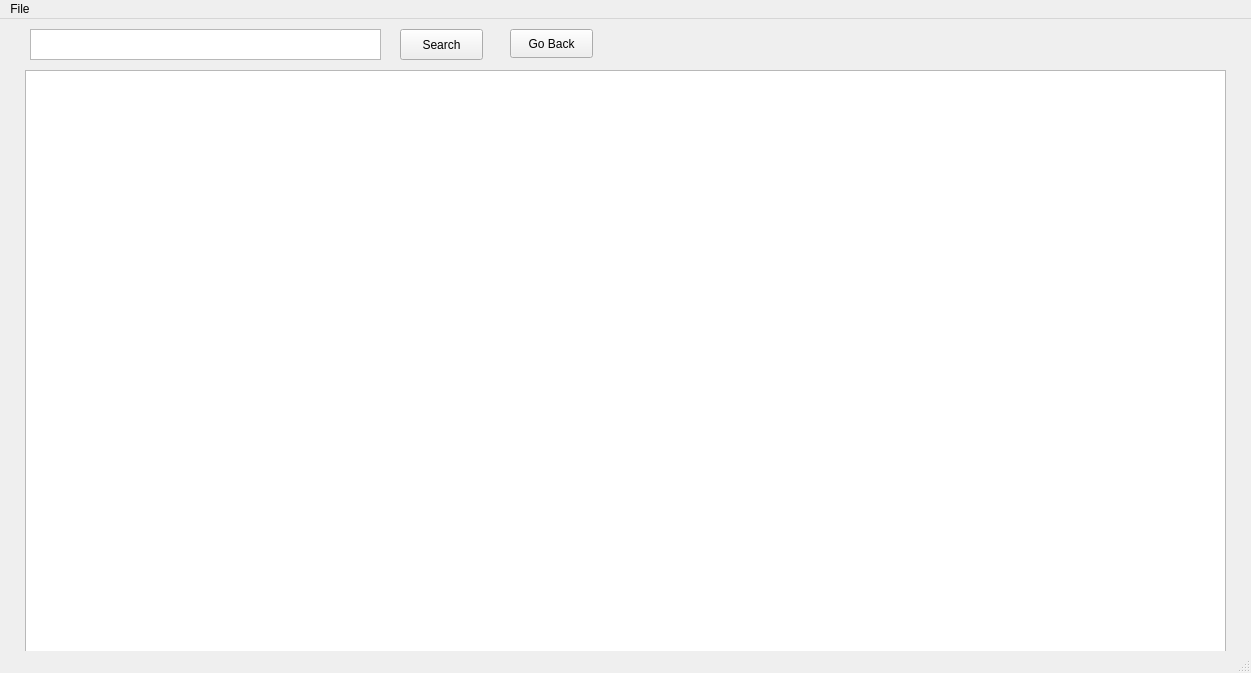
<?xml version="1.0" encoding="UTF-8"?>
<ui version="4.0">
 <class>MainWindow</class>
 <widget class="QMainWindow" name="MainWindow">
  <property name="geometry">
   <rect>
    <x>0</x>
    <y>0</y>
    <width>1251</width>
    <height>673</height>
   </rect>
  </property>
  <property name="windowTitle">
   <string>MainWindow</string>
  </property>
  <widget class="QWidget" name="centralwidget">
   <widget class="QTableView" name="tableView">
    <property name="geometry">
     <rect>
      <x>25</x>
      <y>51</y>
      <width>1201</width>
      <height>691</height>
     </rect>
    </property>
   </widget>
   <widget class="QTextEdit" name="textEdit">
    <property name="geometry">
     <rect>
      <x>30</x>
      <y>10</y>
      <width>351</width>
      <height>31</height>
     </rect>
    </property>
   </widget>
   <widget class="QPushButton" name="pushButton">
    <property name="geometry">
     <rect>
      <x>400</x>
      <y>10</y>
      <width>83</width>
      <height>31</height>
     </rect>
    </property>
    <property name="text">
     <string>Search</string>
    </property>
   </widget>
   <widget class="QPushButton" name="pushButton_2">
    <property name="geometry">
     <rect>
      <x>510</x>
      <y>10</y>
      <width>83</width>
      <height>29</height>
     </rect>
    </property>
    <property name="text">
     <string>Go Back</string>
    </property>
   </widget>
  </widget>
  <widget class="QMenuBar" name="menubar">
   <property name="geometry">
    <rect>
     <x>0</x>
     <y>0</y>
     <width>1251</width>
     <height>25</height>
    </rect>
   </property>
   <widget class="QMenu" name="menuFile">
    <property name="title">
     <string>File</string>
    </property>
    <addaction name="actionOpen"/>
    <addaction name="actionSave"/>
    <addaction name="actionClose"/>
   </widget>
   <addaction name="menuFile"/>
  </widget>
  <widget class="QStatusBar" name="statusbar"/>
  <action name="actionOpen">
   <property name="text">
    <string>Open</string>
   </property>
  </action>
  <action name="actionSave">
   <property name="text">
    <string>Save</string>
   </property>
  </action>
  <action name="actionClose">
   <property name="text">
    <string>Close</string>
   </property>
  </action>
  <action name="actionAdd">
   <property name="text">
    <string>Add</string>
   </property>
  </action>
 </widget>
 <resources/>
 <connections/>
</ui>
